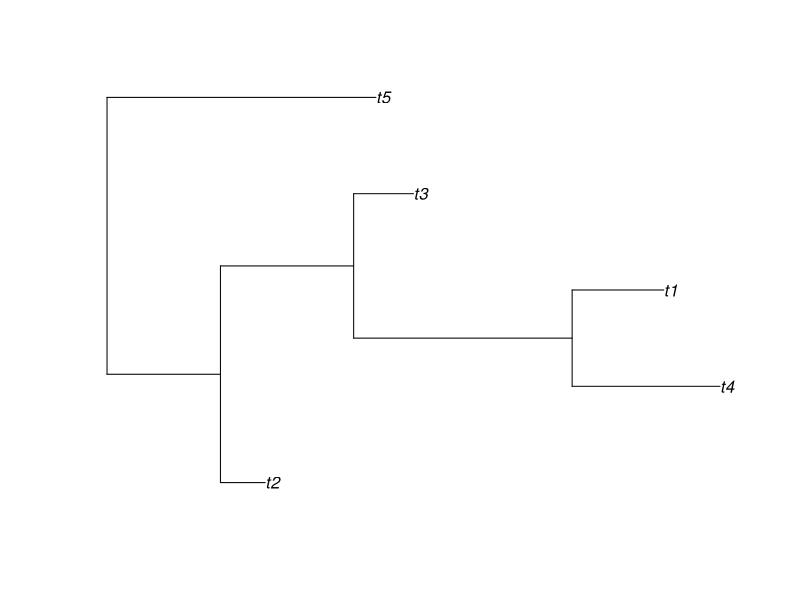
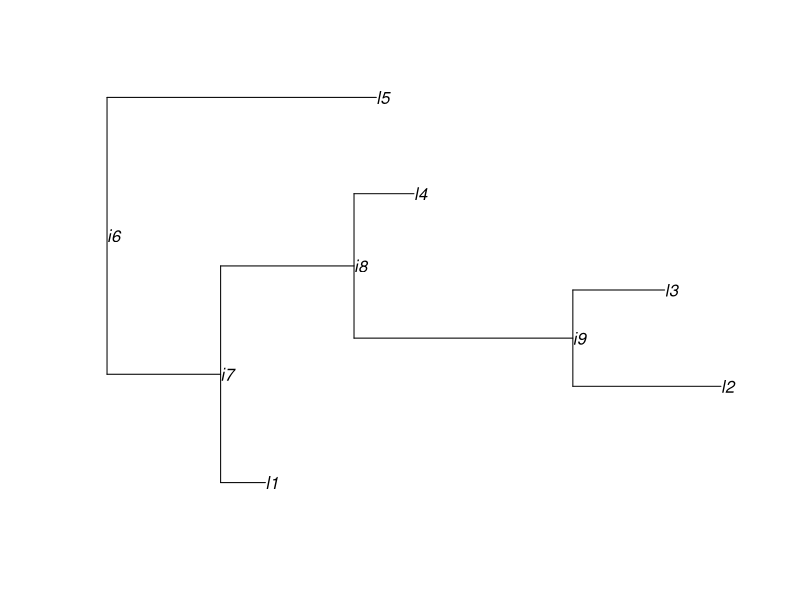
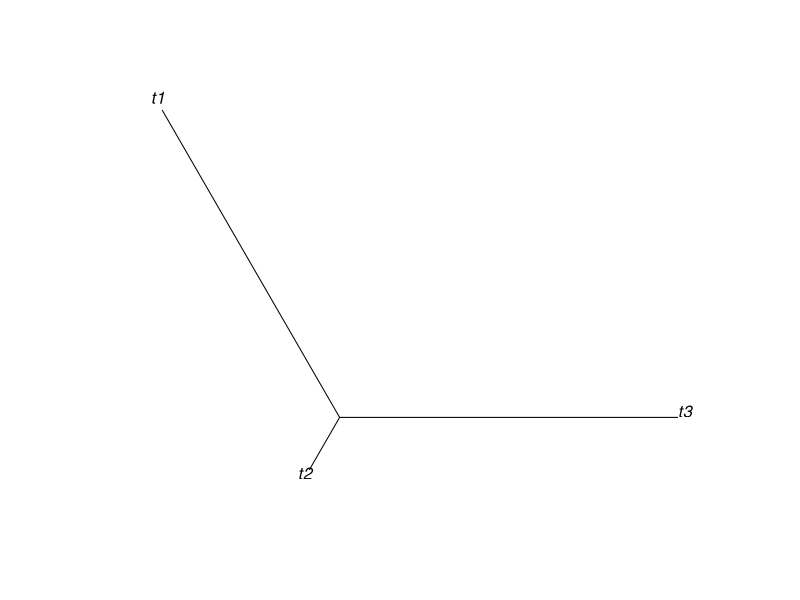
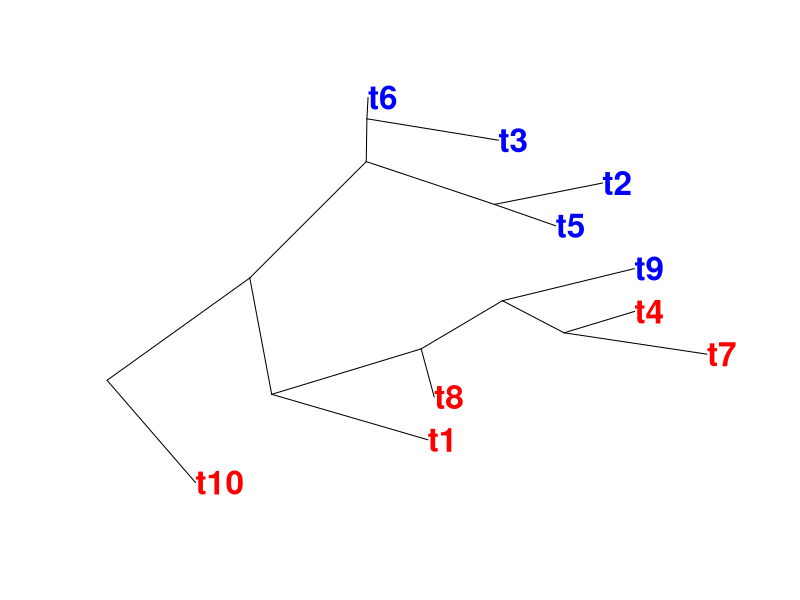
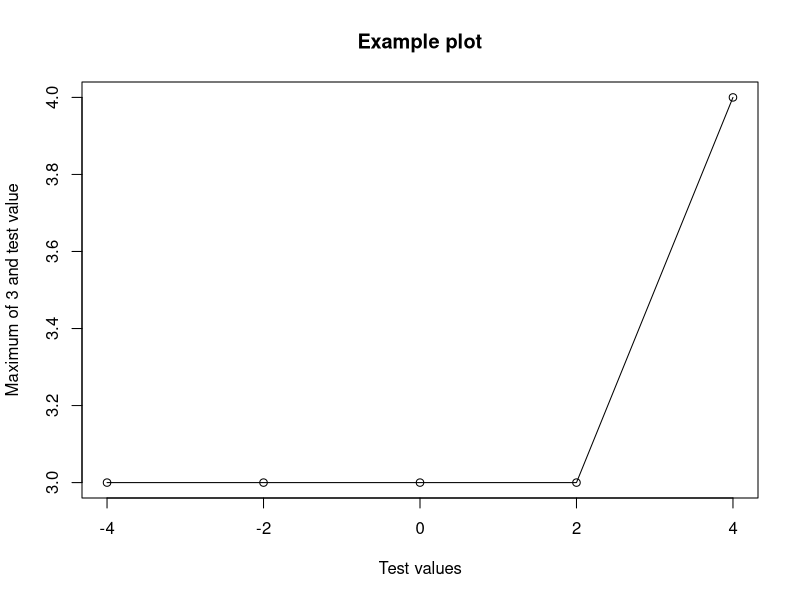
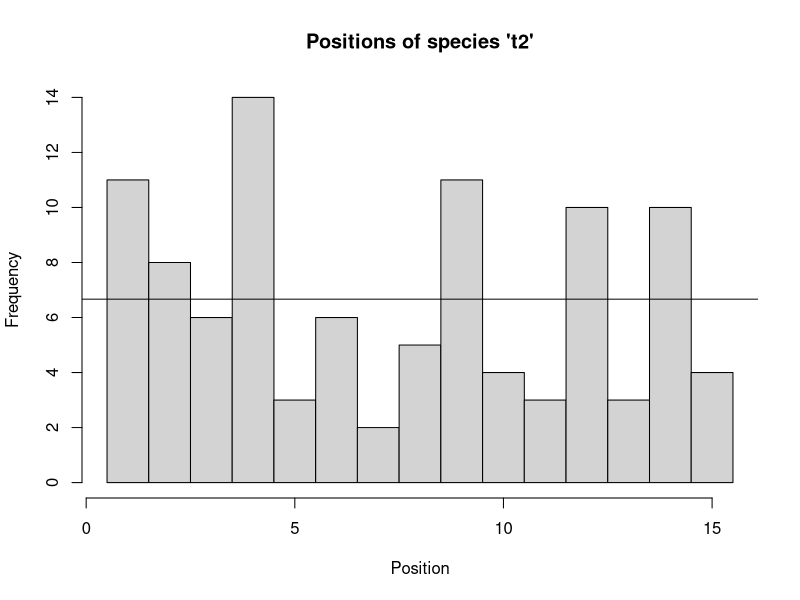
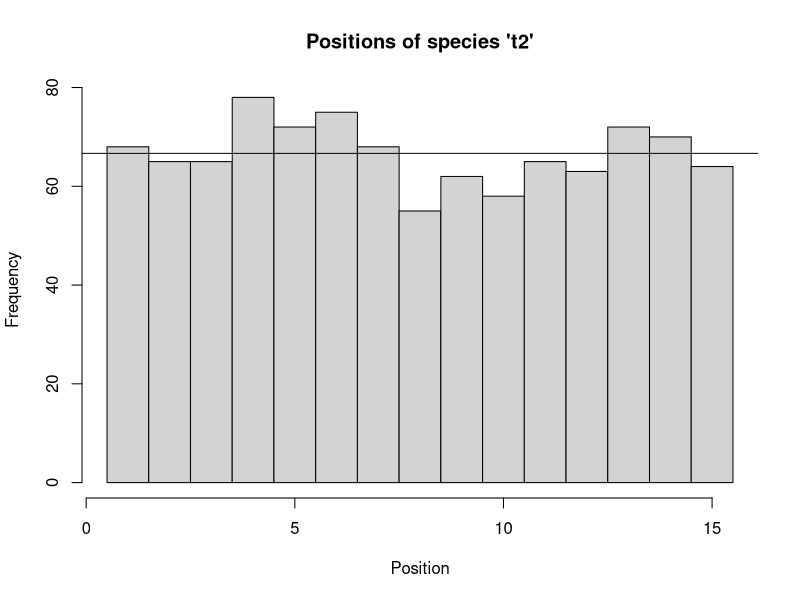

Here is the R script that generated these plots, in order:
#-------------------------------------------------------------------------------
################################################################################
#                             ViroInf Workshop
################################################################################
#-------------------------------------------------------------------------------
# Tutorial on various tree reconstruction methods using R
# by Sophie Kersting
# Wednesday, 5th October, 2022
################################################################################
#-------------------------------------------------------------------------------
# 1) Introduction to R
#-------------------------------------------------------------------------------
################################################################################

# Create your own directory for the tutorial and copy all R scripts!
# Now, you can set your working directory there (edit the example path).
setwd("C:\\Users\\Sophie\\Desktop\\ViroInfTutorial")

# Useful shortcuts to remember:
# Execute next command:   Ctrl+Enter (Windows/Linux)  Cmd+Return (Mac)
# Create "<-" symbol:     Alt+- (Windows/Linux)       Option+- (Mac)
# Show help for marked function: F1
# Show code of marked function: F2
# use the command 'dev.off()' to reset the plot settings

################################################################################
# a) Variables and first functions
# ----- all variables are defined with the "<-" symbol
a <- 2      
b <- "hello"
c3_Po <- 5.7*sqrt(12)
# ----- we can create vectors with c(element1, element2, ...)
my_vec <- c("hello", "HI", "high", "virus") 
rep_vec <- rep(c("Group A", "Group B"), 10)
num_vec <- 21:36
c(my_vec, rep_vec)
num_vec[3]
my_vec[1:2]
my_vec[c(4,3,1,2)]
length(my_vec)
# ----- these are some functions to deal with strings
grep(pattern = "i", my_vec)
grepl(pattern = "i", my_vec)
paste("hello","hi", sep = " ")
paste0("hello","hi")
paste(my_vec, collapse = "', '")

#_______________________________________________________________________________
# Task: Experiment with the variables. For example, try...
# 1.) creating a vector containing strings and numbers,
vec <- c("hello", "hi",1) # the "1" is seen as character, i.e. string
# 2.) filtering all of the following labels of dna sequences to get the ones 
# from the philippines,
LABS <- c('D4Brazi82', 'D4ElSal83', 'D4ElSal94', 'D4Indon76', 'D4Indon77', 
            'D4Mexico84', 'D4NewCal81', 'D4Philip64', 'D4PhilIp56', 
            'D4Philip84', 'D4PRico86', 'D4SLanka78', 'D4Tahiti79', 
            'D4Tahiti85', 'D4Thai63', 'D4Thai78', 'D4Thai84')
LABS[grep("Philip", LABS, ignore.case = TRUE)]
# 3.) accessing the last two elements of the LABS vector,
l <- length(LABS)
vec[(l-1):l]
# 4.) and creating a variable containing the path to the dengue data set.
dengue_path <- paste0("C:\\Users\\Sophie\\Documents\\GitHub\\",
                      "hiddensee-datasets\\datasets\\dengue\\",
                      "Dengue4.env.nex")
#_______________________________________________________________________________

################################################################################
# b) Trees and lists (format "phylo")
# the ape package can give us a random tree (generated with Yule process)
mytree <- ape::rtree(n=5, rooted = TRUE)
ape::plot.phylo(mytree)
# access the parts of the tree:
mytree$edge
mytree$tip.label
mytree$Nnode
mytree$edge.length
# plot the tree
mytree$tip.label <- c("l1","l2","l3","l4","l5")
mytree$node.label <- c("i6","i7","i8","i9")
ape::plot.phylo(mytree, show.node.label = TRUE)
# lists of trees
moretrees <- list(firsttree = ape::rtree(n=3, rooted = T), 
                  secondtree = ape::rtree(n=4, rooted = T),
                  thirdtree = ape::rtree(n=16, rooted = T))
attr(moretrees, "class") <- "multiPhylo"
moretrees$firsttree
moretrees[[1]]
#_______________________________________________________________________________
# Task: Experiment with trees and lists. For example, try...
# 1.) experimenting with different numbers of leaves.
mytree <- ape::rtree(n=5, rooted = TRUE)
# 2.) setting rooted=FALSE and observing the difference 
# (plot with type="unrooted", "fan" or "radial).
mytree <- ape::rtree(n=3, rooted = F)
ape::plot.phylo(mytree, type = "unrooted")
# 3.) plotting the next tree (MYTREE) as a cladogram with half of the labels 
# colored in red, the other half in blue, larger text size and bold letters
# (-> consult the help page for more information on such options).
set.seed(42); MYTREE <- ape::rtree(n=10, rooted = T)
ape::plot.phylo(MYTREE, type = "cladogram", 
                tip.color = c(rep("red",5), rep("blue",5)), font = 2, cex=2)
#_______________________________________________________________________________


################################################################################
# c) Functions, if-else
# ------ Functions and if-else
if(3>4){ 
  print("hello")
}else{
  print("bye")
}
# ------ Functions (and if-else)
myMaxFunction <- function(x,y){
  if(x>y){
    # swap x and y
    temp <- y
    y <- x
    x <- temp
  } 
  return(y)
}
myMaxFunction(3,5); myMaxFunction(3,-5); myMaxFunction(1,2)

myGreatFunction <- function(how_often, strings, add_star){
  if(add_star){
    print(paste(strings, collapse = " * "))
  } else {
    print(rep(strings[1], how_often))
  }
}
myGreatFunction(3, c("hello", "hi", "virus"), TRUE)
myGreatFunction(strings = c("hello", "hi", "virus"), add_star = FALSE, 
                how_often = 3)
# ----- For-loops
for(i in c(-2,1,-4,5)){
  print(i)
}
for(i in 1:5){
  if(myMaxFunction(3,i)!=max(3,i)){
    print(paste("Oh no! Functions do not agree for i =",i))
  }
}
#_______________________________________________________________________________
# Task: Experiment with all of this. For example, try:
# 1.) Modify the For-Loop such that the error message is triggered.
for(i in 1:5){
  if(myMaxFunction(3,i)!=max(4,i)){
    print(paste("Oh no! Functions do not agree for i =",i))
  }
}
for(i in 1:5){
  if(TRUE){
    print(paste("Oh no! Functions do not agree for i =",i))
  }
}
# 2.) Create a function that receives a vector of strings, a vector of patterns 
# and a vector of color names as input.
# The function should create a vector of color names as long as the vector of
# strings. If the i-th string does not contain any pattern it gets color black,
# if it contains the first pattern it gets the first color, etc.
# Example: c("T","C","A","T") with pattern c("A","C") and colors 
# c("red", "blue") the function should yield c("black","blue","red","black")
myColsStrings <- function(strings, patterns, cols){
  output <- rep("black",length(strings))
  for(p in 1:length(patterns)){
    for(i in 1:length(strings)){
      if(grepl(patterns[p], strings[i])){
        output[i] <- cols[p]
      }
    }
  }
  return(output)
}
# 3.) Test it with the labels we already used in part a):
LABS <- c('D4Brazi82', 'D4ElSal83', 'D4ElSal94', 'D4Indon76', 'D4Indon77', 
          'D4Mexico84', 'D4NewCal81', 'D4Philip64', 'D4PhilIp56', 
          'D4Philip84', 'D4PRico86', 'D4SLanka78', 'D4Tahiti79', 
          'D4Tahiti85', 'D4Thai63', 'D4Thai78', 'D4Thai84')
myColsStrings(strings = LABS, patterns = c("Indon","Tahiti"), 
             cols = c("orange","green"))
#_______________________________________________________________________________


################################################################################
# d) For-loops, the sapply function and a little bit of plotting with R
# ------ For-loops and the sapply function
# let's test our first function from part c) for 5 values:
myresults1 <- NULL
myvalues <- c(-4,-2,0,2,4)
for(myindex in 1:5){
  myresults1[myindex] <- myMaxFunction(3,myvalues[myindex])
}
myresults1
# let's do something similar with the sapply function
myresults2 <- sapply(c(-4,-2,0,2,4), FUN = function(x){myMaxFunction(3,x)})
myresults2
myresults1==myresults2
# ----- simple plot
plot(x=myvalues, y=myresults1, main="Example plot", xlab="Test values", 
     ylab="Maximum of 3 and test value")
lines(x=myvalues, y=myresults1)
#_______________________________________________________________________________
# Task: Experiment with all of this. For example, try:
# 1.) Use lapply (has the same usage as sapple but saves all results in a list)
# to create a list of 100 Yule trees with n=15 leaves using the ape:rtree 
# function. 
Yule_trees <- lapply(1:100, FUN = function(x){ape::rtree(n=15, rooted=T)})
# You can access the i-th tree by Yule_trees[[i]]
# 2.) How do the label sets of the trees look like? Use sapply to extract the 
# position (index) of label "t2" of each Yule tree.  (Hint: grep function)
Yule_trees[[1]]$tip.label
position_t2 <- sapply(1:100, FUN = function(x){
  grep(pattern = "t2", Yule_trees[[x]]$tip.label)})
# 3.) Plot the results using a bar plot/histogram. Modify the histogram so that 
# we have 15 bars, add a title and a label for the x-axis, and then use
# abline to add a horizontal line indicating where the uniform distribution is.
hist(position_t2, breaks = 1:16-0.5,
     main = "Positions of species 't2'", xlab = "Position")
abline(h=100/15)
# 4.) Is the position of "t2" random? Do the same test for 1000 trees.
Yule_trees <- lapply(1:1000, FUN = function(x){ape::rtree(n=15, rooted=T)})
position_t2 <- sapply(1:1000, FUN = function(x){
  grep(pattern = "t2", Yule_trees[[x]]$tip.label)})
hist(position_t2, breaks = 1:16-0.5,
     main = "Positions of species 't2'", xlab = "Position")
abline(h=1000/15)
#_______________________________________________________________________________


